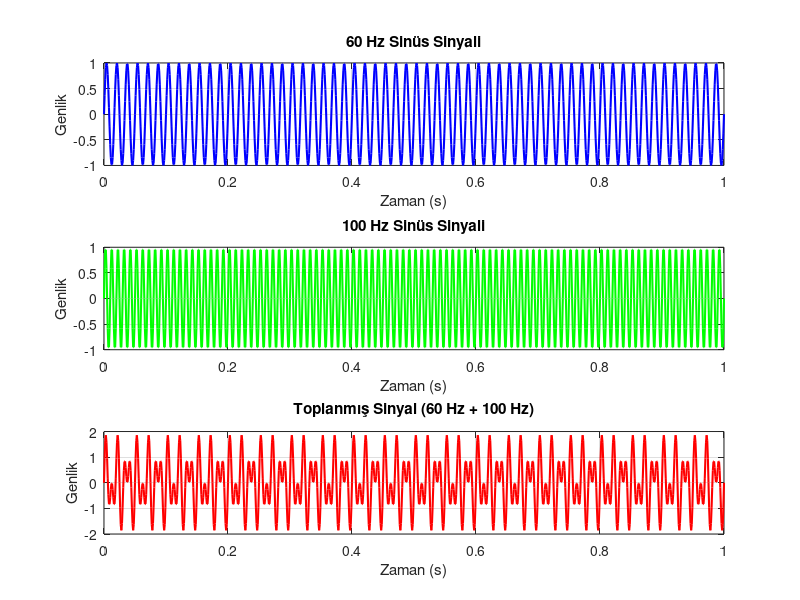
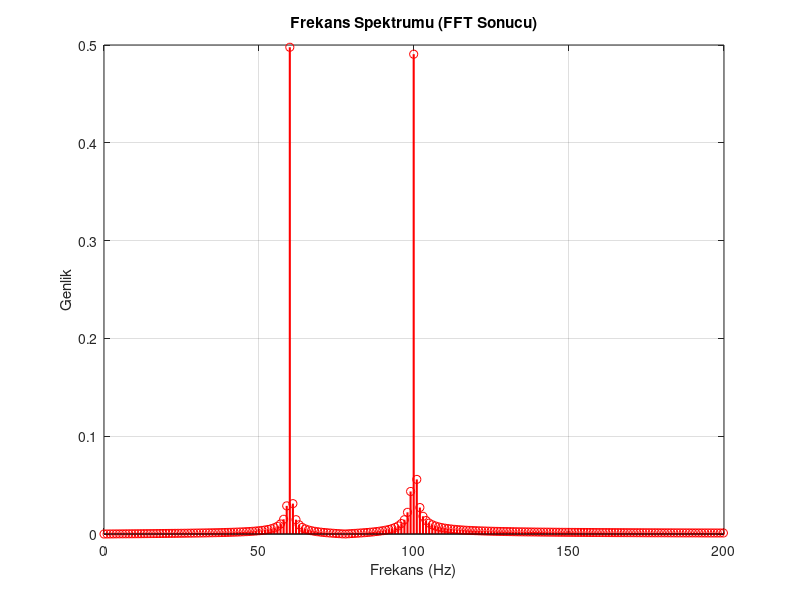

MATLAB code for these plots, in order:
% Parametreler
Fs = 1000;    % Örnekleme frekansı (Hz)
T = 1;        % Toplam sinyal süresi (saniye)
t = 0:1/Fs:T; % Zaman vektörü

% Sinüs sinyalleri
F1 = 60;                    % 1. sinyalin frekansı (Hz)
F2 = 100;                   % 2. sinyalin frekansı (Hz)
y1 = sin(2 * pi * F1 * t);  % 60 Hz sinüs sinyali
y2 = sin(2 * pi * F2 * t);  % 100 Hz sinüs sinyali

% Sinyalleri toplama
y_combined = y1 + y2;

% FFT işlemi
N = length(y_combined);             % Sinyal uzunluğu
Y = fft(y_combined);                % FFT hesaplama
f = (0:N-1)*(Fs/N);                 % Frekans ekseni
amplitude = abs(Y)/N;               % Genlik spektrumu

% Grafikleri çiz
figure;

% Orijinal sinyal grafiği
subplot(3, 1, 1);
plot(t, y1, 'b', 'LineWidth', 1.5);
grid on;
title('60 Hz Sinüs Sinyali');
xlabel('Zaman (s)');
ylabel('Genlik');

subplot(3, 1, 2);
plot(t, y2, 'g', 'LineWidth', 1.5);
grid on;
title('100 Hz Sinüs Sinyali');
xlabel('Zaman (s)');
ylabel('Genlik');

subplot(3, 1, 3);
plot(t, y_combined, 'r', 'LineWidth', 1.5);
grid on;
title('Toplanmış Sinyal (60 Hz + 100 Hz)');
xlabel('Zaman (s)');
ylabel('Genlik');

% Frekans spektrumu grafiği
figure;
stem(f(1:N/2), amplitude(1:N/2), 'r', 'LineWidth', 1.5); % Pozitif frekanslar
grid on;
title('Frekans Spektrumu (FFT Sonucu)');
xlabel('Frekans (Hz)');
ylabel('Genlik');
xlim([0 200]); % Frekans eksenini sınırlıyoruz (daha net görünüm için)
